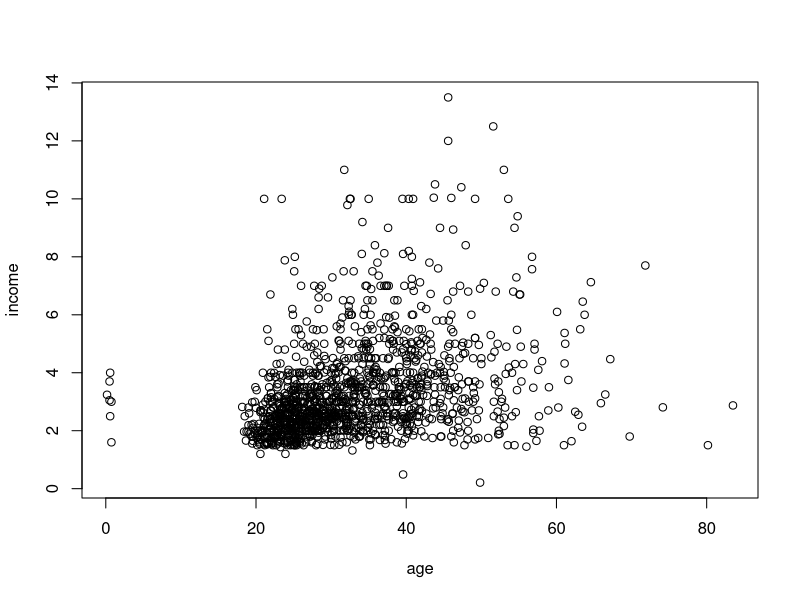

R code for this plot:
# load third party library
library(AER)

# Load data from AER package
data("CreditCard")

names(CreditCard)
# Don't do this for research
attach(CreditCard)
plot(age, income)
fit <- lm(income ~ age)
fit
# Within the sample, there's a positive relationship
e <- residuals(fit)
sd(e)
length(age)
length(income)
# If we had a different sample from this population
# how much would b change?
e.draw <- rnorm(1319, sd=1.60)
y.draw <- 1.5646 + 0.05422*e.draw
lm(y.draw ~ age)

# But that's only one sample
# Let's create 10,000 samples and get
# b for each sample
set.seed(400)
b.draws <- replicate(10000, {
  e.draw <- rnorm(1319, sd=1.60)
  y.draw <- 1.5646 + 0.05422*e.draw
  fit.draw <- lm(y.draw ~ age)
  coefficients(fit.draw)[2]
})
sd(b.draws)
# What's a 95% interval for b across draws
# from the population?
1.96*sd(b.draws)
-1.96*sd(b.draws)
# If b=0 we expect estimates of b to be
# between -0.000458 and 0.000458.
# Reject H0: b=0
summary(fit)
-1.96*0.0044
1.96*0.0044
